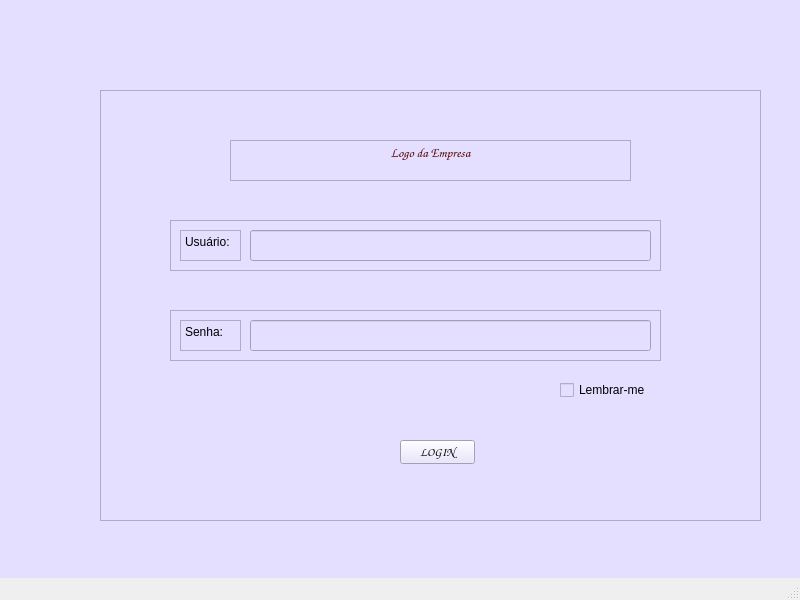
<?xml version="1.0" encoding="UTF-8"?>
<ui version="4.0">
 <class>MainWindow</class>
 <widget class="QMainWindow" name="MainWindow">
  <property name="geometry">
   <rect>
    <x>0</x>
    <y>0</y>
    <width>800</width>
    <height>600</height>
   </rect>
  </property>
  <property name="windowTitle">
   <string>MainWindow</string>
  </property>
  <widget class="QWidget" name="centralwidget">
   <property name="styleSheet">
    <string notr="true">background-color: rgb(228, 222, 255);</string>
   </property>
   <widget class="QFrame" name="TELADELOGIN">
    <property name="geometry">
     <rect>
      <x>100</x>
      <y>90</y>
      <width>661</width>
      <height>431</height>
     </rect>
    </property>
    <property name="frameShape">
     <enum>QFrame::Shape::StyledPanel</enum>
    </property>
    <property name="frameShadow">
     <enum>QFrame::Shadow::Raised</enum>
    </property>
    <widget class="QFrame" name="usuario">
     <property name="geometry">
      <rect>
       <x>70</x>
       <y>130</y>
       <width>491</width>
       <height>51</height>
      </rect>
     </property>
     <property name="frameShape">
      <enum>QFrame::Shape::StyledPanel</enum>
     </property>
     <property name="frameShadow">
      <enum>QFrame::Shadow::Raised</enum>
     </property>
     <widget class="QLineEdit" name="DADOSUSO">
      <property name="geometry">
       <rect>
        <x>80</x>
        <y>10</y>
        <width>401</width>
        <height>31</height>
       </rect>
      </property>
     </widget>
     <widget class="QTextEdit" name="USUARIO">
      <property name="geometry">
       <rect>
        <x>10</x>
        <y>10</y>
        <width>61</width>
        <height>31</height>
       </rect>
      </property>
      <property name="html">
       <string>&lt;!DOCTYPE HTML PUBLIC &quot;-//W3C//DTD HTML 4.0//EN&quot; &quot;http://www.w3.org/TR/REC-html40/strict.dtd&quot;&gt;
&lt;html&gt;&lt;head&gt;&lt;meta name=&quot;qrichtext&quot; content=&quot;1&quot; /&gt;&lt;meta charset=&quot;utf-8&quot; /&gt;&lt;style type=&quot;text/css&quot;&gt;
p, li { white-space: pre-wrap; }
hr { height: 1px; border-width: 0; }
li.unchecked::marker { content: &quot;\2610&quot;; }
li.checked::marker { content: &quot;\2612&quot;; }
&lt;/style&gt;&lt;/head&gt;&lt;body style=&quot; font-family:'Segoe UI'; font-size:9pt; font-weight:400; font-style:normal;&quot;&gt;
&lt;p style=&quot; margin-top:0px; margin-bottom:0px; margin-left:0px; margin-right:0px; -qt-block-indent:0; text-indent:0px;&quot;&gt;Usuário:&lt;/p&gt;&lt;/body&gt;&lt;/html&gt;</string>
      </property>
     </widget>
    </widget>
    <widget class="QFrame" name="senha">
     <property name="geometry">
      <rect>
       <x>70</x>
       <y>220</y>
       <width>491</width>
       <height>51</height>
      </rect>
     </property>
     <property name="frameShape">
      <enum>QFrame::Shape::StyledPanel</enum>
     </property>
     <property name="frameShadow">
      <enum>QFrame::Shadow::Raised</enum>
     </property>
     <widget class="QTextEdit" name="SENHA">
      <property name="geometry">
       <rect>
        <x>10</x>
        <y>10</y>
        <width>61</width>
        <height>31</height>
       </rect>
      </property>
      <property name="html">
       <string>&lt;!DOCTYPE HTML PUBLIC &quot;-//W3C//DTD HTML 4.0//EN&quot; &quot;http://www.w3.org/TR/REC-html40/strict.dtd&quot;&gt;
&lt;html&gt;&lt;head&gt;&lt;meta name=&quot;qrichtext&quot; content=&quot;1&quot; /&gt;&lt;meta charset=&quot;utf-8&quot; /&gt;&lt;style type=&quot;text/css&quot;&gt;
p, li { white-space: pre-wrap; }
hr { height: 1px; border-width: 0; }
li.unchecked::marker { content: &quot;\2610&quot;; }
li.checked::marker { content: &quot;\2612&quot;; }
&lt;/style&gt;&lt;/head&gt;&lt;body style=&quot; font-family:'Segoe UI'; font-size:9pt; font-weight:400; font-style:normal;&quot;&gt;
&lt;p style=&quot; margin-top:0px; margin-bottom:0px; margin-left:0px; margin-right:0px; -qt-block-indent:0; text-indent:0px;&quot;&gt;Senha:&lt;/p&gt;&lt;/body&gt;&lt;/html&gt;</string>
      </property>
     </widget>
     <widget class="QLineEdit" name="DADOSSENHA">
      <property name="geometry">
       <rect>
        <x>80</x>
        <y>10</y>
        <width>401</width>
        <height>31</height>
       </rect>
      </property>
      <property name="echoMode">
       <enum>QLineEdit::EchoMode::Password</enum>
      </property>
     </widget>
    </widget>
    <widget class="QPushButton" name="LOGIN">
     <property name="geometry">
      <rect>
       <x>300</x>
       <y>350</y>
       <width>75</width>
       <height>24</height>
      </rect>
     </property>
     <property name="font">
      <font>
       <family>Comic Sans MS</family>
       <italic>true</italic>
       <bold>true</bold>
      </font>
     </property>
     <property name="text">
      <string>LOGIN</string>
     </property>
    </widget>
    <widget class="QTextEdit" name="LOGO">
     <property name="geometry">
      <rect>
       <x>130</x>
       <y>50</y>
       <width>401</width>
       <height>41</height>
      </rect>
     </property>
     <property name="font">
      <font>
       <family>Comic Sans MS</family>
       <pointsize>22</pointsize>
       <italic>true</italic>
       <bold>true</bold>
      </font>
     </property>
     <property name="html">
      <string>&lt;!DOCTYPE HTML PUBLIC &quot;-//W3C//DTD HTML 4.0//EN&quot; &quot;http://www.w3.org/TR/REC-html40/strict.dtd&quot;&gt;
&lt;html&gt;&lt;head&gt;&lt;meta name=&quot;qrichtext&quot; content=&quot;1&quot; /&gt;&lt;meta charset=&quot;utf-8&quot; /&gt;&lt;style type=&quot;text/css&quot;&gt;
p, li { white-space: pre-wrap; }
hr { height: 1px; border-width: 0; }
li.unchecked::marker { content: &quot;\2610&quot;; }
li.checked::marker { content: &quot;\2612&quot;; }
&lt;/style&gt;&lt;/head&gt;&lt;body style=&quot; font-family:'Comic Sans MS'; font-size:22pt; font-weight:700; font-style:italic;&quot;&gt;
&lt;p align=&quot;center&quot; style=&quot; margin-top:0px; margin-bottom:0px; margin-left:0px; margin-right:0px; -qt-block-indent:0; text-indent:0px;&quot;&gt;&lt;span style=&quot; font-family:'Segoe UI'; font-size:16pt; color:#550000; vertical-align:super;&quot;&gt;Logo da Empresa&lt;/span&gt;&lt;/p&gt;&lt;/body&gt;&lt;/html&gt;</string>
     </property>
    </widget>
    <widget class="QCheckBox" name="lembrar">
     <property name="geometry">
      <rect>
       <x>460</x>
       <y>290</y>
       <width>91</width>
       <height>20</height>
      </rect>
     </property>
     <property name="text">
      <string>Lembrar-me</string>
     </property>
    </widget>
   </widget>
  </widget>
  <widget class="QMenuBar" name="menubar">
   <property name="geometry">
    <rect>
     <x>0</x>
     <y>0</y>
     <width>800</width>
     <height>22</height>
    </rect>
   </property>
  </widget>
  <widget class="QStatusBar" name="statusbar"/>
 </widget>
 <resources/>
 <connections/>
</ui>
